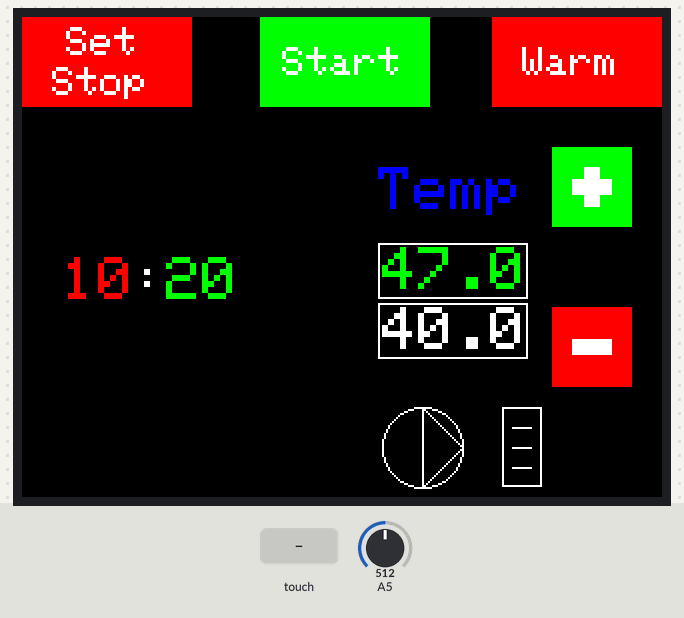
Bench run of a sketch on a simulated Arduino Uno, built with avr-gcc and run on an emulated ATmega328P. On the bench: 320×240 colour display. The inputs (shaded band) are chosen by the test bench; at power-on: A5 = 512. What the sketch prints to the serial monitor is not drawn.

Above: at 1.4 s.
1.5 s: touch panel pressed at 13 % / 50 % of its raw x / y range
At 3.4 s:
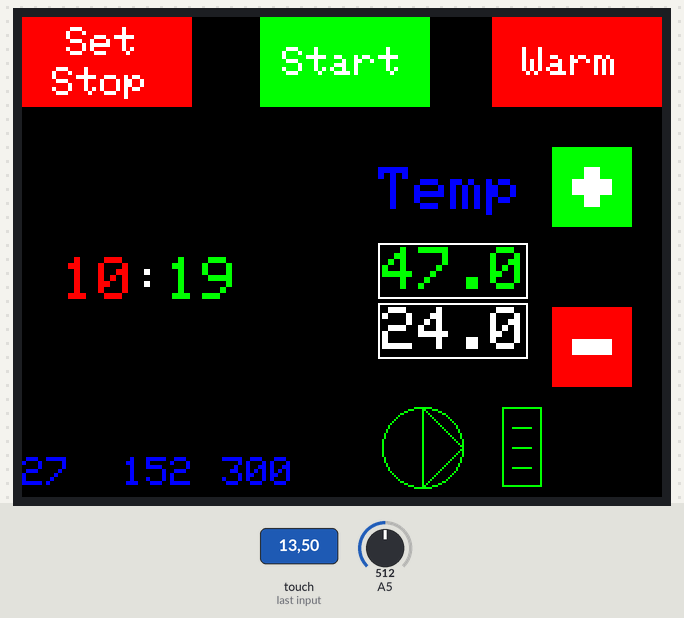
4.6 s: touch panel pressed at 13 % / 90 % of its raw x / y range
At 5.3 s:
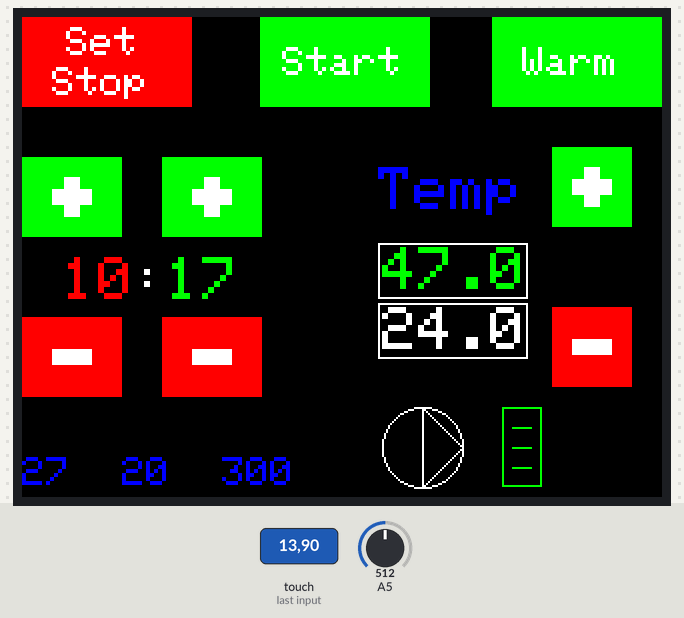
7.7 s: A5 set to 716
At 9.5 s:
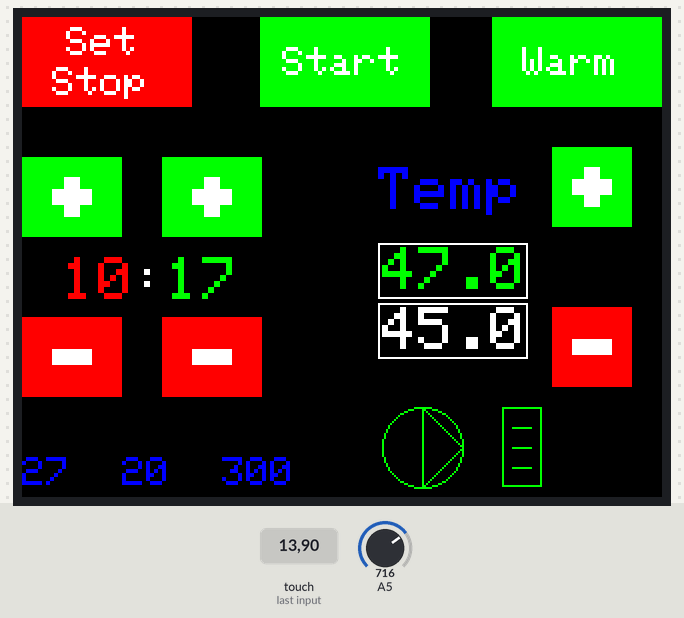
10.0 s: A5 set to 900
At 12.1 s:
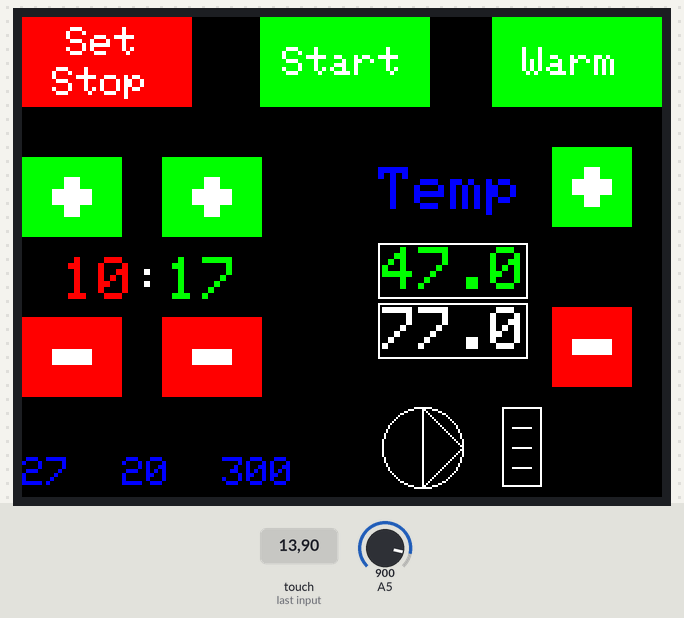
12.5 s: A5 set to 1010
At 13.3 s:
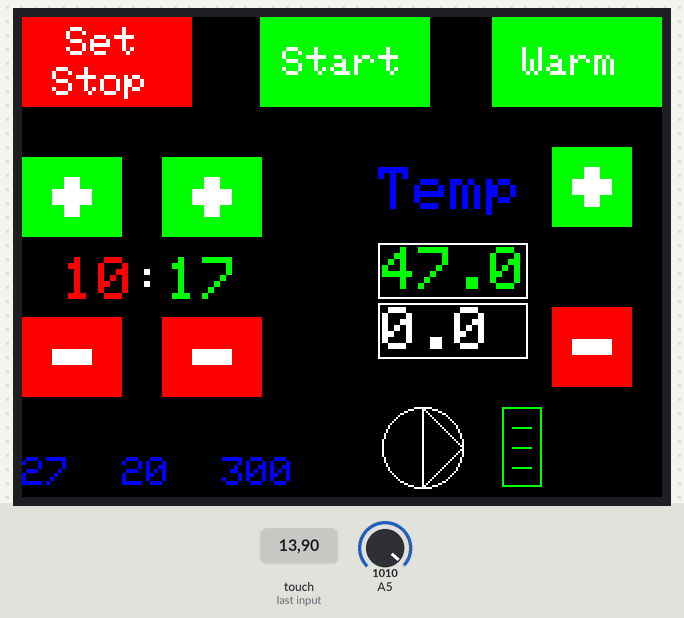
Timing chart, 0 to 15.0 s (numbered marks = the images above; inputs shaded):
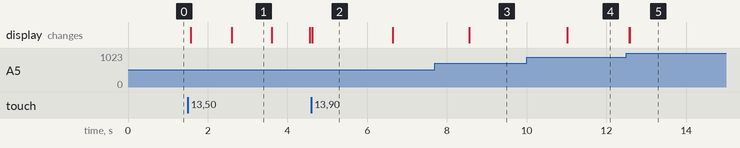

The sketch:

Etching_Timer.ino
```cpp
/*
Codes for RF 433 MHZ
Received 5431983 / 24bit Protocol: 1 1 ON
Received 5431982 / 24bit Protocol: 1 1 OFF
Received 5431981 / 24bit Protocol: 1 2 ON
Received 5431980 / 24bit Protocol: 1 2 OFF
Received 5431979 / 24bit Protocol: 1 3 ON
Received 5431978 / 24bit Protocol: 1 3 OFF
Received 5431975 / 24bit Protocol: 1 4 ON
Received 5431974 / 24bit Protocol: 1 4 OFF
*/


#include <Adafruit_GFX.h>    // Core graphics library from GFX-AndroLociciels (Local Libraris)
#include <Adafruit_TFTLCD.h> // Hardware-specific library from TFTLCD-AndroLogiciels (Local Libraris) use for Arduino UNO
#include <TouchScreen.h>     // Touch library from TouchScreenLibrarymaster (Local Libraris)
#include <TimerOne.h> // Timer
#include <Thermistor100k.h>
#include <RCSwitch.h> //Transmitting 433 MHZ

//-- Calibrates value
#define CalX 0
#define CalY 0
#define Sens 300
//240x320
//-- These are the pins for the shield!
#define YP A2 //A1
#define XM A1 //A2
#define YM 6   //7
#define XP 7   //6
//-- Screen coordinates 240 x 320 resolution
#define TS_MINX  140
#define TS_MINY  90
#define TS_MAXX  880
#define TS_MAXY  887
//-- Init TouchScreen :
TouchScreen ts = TouchScreen(XP, YP, XM, YM, Sens);
//-- LCD Pin
#define LCD_CS A3
#define LCD_CD A2
#define LCD_WR A1
#define LCD_RD A0
#define LCD_RESET A4 // Optional : otherwise connect to Arduino's reset pin
//-- Assign human-readable names to some common 16-bit color values:
#define	BLACK   0x0000
#define	BLUE     0x001F
#define	RED    0xF800
#define	GREEN   0x07E0
#define CYAN    0xFFE0
#define MAGENTA 0xF81F
#define YELLOW  0x07FF
#define WHITE   0xFFFF
#define pump_intervall_on 5 //in seconds
#define pump_intervall_off 120 //in seconds
#define hysterese 3 // Hysterese für Heizzstab in Kelvin


long uptime;
long second_pump_intervall=0;
int second=620;
int second_check;
int second_modulo;
int minute;
int saved_time;
int secondcount0=0;
int secondcount1=0;
double temp_target=47.0;
double temp_last=40.0;
boolean stop_timer=true;
boolean set_timer=false;
boolean time_changed=true; //show default countdown
boolean pump_on=false;
boolean pump_status=true;
boolean pump_status_rc=false;
boolean pump_status_rc1=false;
boolean warm=false;
boolean heat_status=true;
boolean heat_on=false;
boolean heat_status_rc=false;
boolean heat_status_rc1=false;
boolean etching=false;
Thermistor100k thermo;
RCSwitch mySwitch = RCSwitch();


//-- Init LCD
Adafruit_TFTLCD tft(LCD_CS, LCD_CD, LCD_WR, LCD_RD, LCD_RESET); //for Uno
//-- Setup
void setup(void) {


// Transmitter is connected to Arduino Pin #12 (PB4)
  mySwitch.enableTransmit(12);

  Timer1.initialize();                  // Initialise timer 1
  Timer1.attachInterrupt( Countdown );           // attach the ISR routine here


  Serial.begin(9600);
  tft.reset();
  tft.begin(0x9341);
  tft.fillScreen(BLACK);
  tft.setRotation(1);


  tft.drawRect(0, 0, 85, 45, RED);
  tft.fillRect(0, 0, 85, 45, RED);
  tft.setCursor(22, 5);
  tft.setTextColor(WHITE);
  tft.setTextSize(2);
  tft.println("Set");
  tft.setCursor(15, 25);
  tft.println("Stop");

  tft.drawRect(119, 0, 85, 45, GREEN);
  tft.fillRect(119, 0, 85, 45, GREEN);
  tft.setCursor(130, 15);
  tft.setTextColor(WHITE);
  tft.setTextSize(2);
  tft.println("Start");

  tft.drawRect(235, 0, 85, 45, RED);
  tft.fillRect(235, 0, 85, 45, RED);
  tft.setCursor(250, 15);
  tft.setTextColor(WHITE);
  tft.setTextSize(2);
  tft.println("Warm");

  tft.fillRect(178, 65, 60, 25, BLACK);
  tft.setCursor(178, 75);
  tft.setTextColor(BLUE, BLACK);
  tft.setTextSize(3);
  tft.print("Temp");

  //Target Temp
  tft.setCursor(180, 115);
  tft.fillRect(178, 113, 75, 28, BLACK);
  tft.drawRect(178, 113, 75, 28, WHITE);
  tft.setTextColor(GREEN, BLACK);
  tft.setTextSize(3);
  tft.println(temp_target, 1);

  //actual Temp
  tft.setCursor(180, 145);
  tft.fillRect(178, 143, 75, 28, BLACK);
  tft.drawRect(178, 143, 75, 28, WHITE);
  tft.setTextColor(WHITE, BLACK);
  tft.setTextSize(3);
  tft.println(temp_last, 1);

  tft.fillRect(265, 65, 40, 40, GREEN);
  tft.fillRect(275, 81, 20, 8, WHITE);
  tft.fillRect(281, 75, 8, 20, WHITE);

  tft.fillRect(265, 145, 40, 40, RED);
  tft.fillRect(275, 161, 20, 8, WHITE);


  pinMode(13, OUTPUT);
}

#define MINPRESSURE 10
#define MAXPRESSURE 1000

void Countdown()
{
  uptime++;
  if (!stop_timer){
  second=second -1;
  if (second<1){
  etching=false;
  warm=true;
  stop_timer=true;
  second=saved_time;
  }
  }
}


void loop()
{

  if (uptime!=secondcount1){
    secondcount1=uptime;
    Serial.print("\n");
    Serial.print(uptime, DEC);
    Serial.print(";");
    Serial.print(thermo.get_temp(5), DEC);
    Serial.print(";");
    Serial.print(pump_on, DEC);
    Serial.print(";");
    Serial.print(heat_on, DEC);

    if (heat_on==true){
      mySwitch.send(5431981, 24);
  }

   else
   {
        mySwitch.send(5431980, 24);
    }

  delay(100);


  //actual Temp
  tft.setCursor(180, 145);
  tft.fillRect(178, 143, 75, 28, BLACK);
  tft.drawRect(178, 143, 75, 28, WHITE);
  tft.setTextColor(WHITE, BLACK);
  tft.setTextSize(3);
  tft.println(thermo.get_temp(5), 1);
  }


  digitalWrite(13, HIGH);
  TSPoint p = ts.getPoint();
  digitalWrite(13, LOW);

  // if sharing pins, you'll need to fix the directions of the touchscreen pins
  //pinMode(XP, OUTPUT);
  pinMode(XM, OUTPUT);
  pinMode(YP, OUTPUT);
  //pinMode(YM, OUTPUT);

  // we have some minimum pressure we consider 'valid'
  // pressure of 0 means no pressing!

  if (p.z > MINPRESSURE && p.z < MAXPRESSURE) {

    // scale from 0->1023 to tft.width
    //Original code, contain bug (inverted coordinate)
    //Code below to fix the bug of inverted coordinates
   p.x = map(p.x, TS_MINX, TS_MAXX, 0, 240);
   p.y = map(p.y, TS_MINY, TS_MAXY, 320, 0);


    //Correct offset of touch. Manual calibration
    p.x+=CalX;
    p.y+=CalY;


  if (p.x >0 && p.x<40 && p.y > 0 && p.y < 85) { //Set Countdown
  stop_timer=true;
  set_timer=true;
  etching=false;
  tft.fillRect(0, 70, 50, 40, GREEN);
  tft.fillRect(15, 86, 20, 8, WHITE);
  tft.fillRect(21, 80, 8, 20, WHITE);

  tft.fillRect(0, 150, 50, 40, RED);
  tft.fillRect(15, 166, 20, 8, WHITE);

  tft.fillRect(70, 70, 50, 40, GREEN);
  tft.fillRect(85, 86, 20, 8, WHITE);
  tft.fillRect(91, 80, 8, 20, WHITE);

  tft.fillRect(70, 150, 50, 40, RED);
  tft.fillRect(85, 166, 20, 8, WHITE);

  warm=true;
  pump_on=false;
  tft.drawRect(235, 0, 85, 45, GREEN);
  tft.fillRect(235, 0, 85, 45, GREEN);
  tft.setCursor(250, 15);
  tft.setTextColor(WHITE);
  tft.setTextSize(2);
  tft.println("Warm");
  }


  if (p.x >0 && p.x<40 && p.y > 119 && p.y < 204) { //start etching
  stop_timer=false;
  set_timer=false;
  etching=true;
  tft.fillRect(0, 70, 50, 40, BLACK);
  tft.fillRect(0, 150, 50, 40, BLACK);
  tft.fillRect(70, 70, 50, 40, BLACK);
  tft.fillRect(70, 150, 50, 40, BLACK);

  warm=false;
  tft.drawRect(235, 0, 85, 45, RED);
  tft.fillRect(235, 0, 85, 45, RED);
  tft.setCursor(250, 15);
  tft.setTextColor(WHITE);
  tft.setTextSize(2);
  tft.println("Warm");

  }

  if (p.x >0 && p.x<50 && p.y > 235 && p.y < 320) {  //start or stop warm
  if (etching==true)
  {
  }
  else
  {
  warm = !warm;
  if (warm==true)
  {
  tft.drawRect(235, 0, 85, 45, GREEN);
  tft.fillRect(235, 0, 85, 45, GREEN);
  tft.setCursor(250, 15);
  tft.setTextColor(WHITE);
  tft.setTextSize(2);
  tft.println("Warm");
  }
  else
  {
  tft.drawRect(235, 0, 85, 45, RED);
  tft.fillRect(235, 0, 85, 45, RED);
  tft.setCursor(250, 15);
  tft.setTextColor(WHITE);
  tft.setTextSize(2);
  tft.println("Warm");
  }
  }
  }

  tft.fillRect(0, 220, 150, 20, BLACK);


  tft.setCursor(0, 220);
  tft.setTextColor(BLUE, BLACK);
  tft.setTextSize(2);
  tft.print(p.x, DEC);

  tft.setCursor(50, 220);
  tft.setTextColor(BLUE, BLACK);
  tft.setTextSize(2);
  tft.print(p.y, DEC);

  tft.setCursor(100, 220);
  tft.setTextColor(BLUE, BLACK);
  tft.setTextSize(2);
  tft.print(p.z, DEC);

  }

  if (second_check!=second){
  minute=second/60;
  second_modulo= second % 60;
  tft.fillRect(0, 120, 150, 25, BLACK);
  tft.setCursor(20, 120);
  tft.setTextColor(RED, BLACK);
  tft.setTextSize(3);
  if (minute<10){
  tft.print("0");
  tft.setCursor(39, 120);
  }
  tft.print(minute, DEC);
  tft.setCursor(55, 120);
  tft.setTextColor(WHITE, BLACK);
  tft.print(":");
  tft.setCursor(72, 120);
  tft.setTextColor(GREEN, BLACK);
  if (second_modulo<10){
  tft.setCursor(72, 120);
  tft.print("0");
  tft.setCursor(91, 120);
  }
  if (second_modulo>=10){
  tft.setCursor(72, 120);
  }
  tft.print(second_modulo, DEC);
  time_changed=false;
  }
  second_check=second;

  if (p.x >70 && p.x<110 && p.y > 0 && p.y < 50 && set_timer==true){
  second=second+60;
  saved_time=second;
  }

  if (p.x >150 && p.x<190 && p.y > 0 && p.y < 50 && set_timer==true){
  second=second-60;
  saved_time=second;
  }

   if (p.x >70 && p.x<110 && p.y > 70 && p.y < 120 && set_timer==true){
  second++;
  saved_time=second;
  }

  if (p.x >150 && p.x<190 && p.y > 70 && p.y < 120 && set_timer==true){
  second--;
  saved_time=second;
  }

  if (p.x >65 && p.x<105 && p.y > 265 && p.y < 305){
  temp_target=temp_target+0.1;
  tft.setCursor(180, 115);
  tft.fillRect(178, 113, 75, 28, BLACK);
  tft.drawRect(178, 113, 75, 28, WHITE);
  tft.setTextColor(GREEN, BLACK);
  tft.setTextSize(3);
  tft.println(temp_target, 1);
  }

  if (p.x >145 && p.x<185 && p.y > 265 && p.y < 305){
  temp_target=temp_target-0.1;
  tft.setCursor(180, 115);
  tft.fillRect(178, 113, 75, 28, BLACK);
  tft.drawRect(178, 113, 75, 28, WHITE);
  tft.setTextColor(GREEN, BLACK);
  tft.setTextSize(3);
  tft.println(temp_target, 1);
  }

  if (pump_status!=pump_on){
  if (pump_on)
  {
  tft.drawCircle(200, 215, 20, GREEN);
  tft.drawTriangle(200,235,200,195,220,215, GREEN);
  }
  else
  {
  tft.drawCircle(200, 215, 20, WHITE);
  tft.drawTriangle(200,235,200,195,220,215, WHITE);
  }
  pump_status=pump_on;
  }

  if (heat_status!=heat_on){
  if (heat_on)
  {
  tft.drawRect(240,195,20,40,GREEN);
  tft.drawFastHLine(245,205,10, GREEN);
  tft.drawFastHLine(245,215,10, GREEN);
  tft.drawFastHLine(245,225,10, GREEN);
  }
  else
  {
  tft.drawRect(240,195,20,40,WHITE);
  tft.drawFastHLine(245,205,10, WHITE);
  tft.drawFastHLine(245,215,10, WHITE);
  tft.drawFastHLine(245,225,10, WHITE);
  }
  heat_status=heat_on;
  }

  if (etching==true or warm==true){
    if (thermo.get_temp(5)<=(temp_target - hysterese) or thermo.get_temp(5)>= (temp_target + hysterese))
    {
  if (thermo.get_temp(5)<temp_target)
  {
    heat_on=true;
  }
  else
  {
   heat_on=false;
  }
    }
  if (warm==true)
  {
    if (uptime>=second_pump_intervall+pump_intervall_on){
    second_pump_intervall=uptime;
    pump_on=!pump_on;
    if (pump_on==false){
      second_pump_intervall=second_pump_intervall+pump_intervall_off-pump_intervall_on;
    }

  }
  }
  }
  else
  {
    heat_on=false;
    pump_on=false;
  }

  if (etching==true){
  pump_on=true;
  }

  if (pump_on==true){
    pump_status_rc=true;
    if (pump_status_rc!=pump_status_rc1){
      mySwitch.send(5431983, 24);
      pump_status_rc1=pump_status;
      //Serial.print("pump_on");
    }
  }

   else
   {
   pump_status_rc=false;
    if (pump_status_rc!=pump_status_rc1){
     mySwitch.send(5431982, 24);
     pump_status_rc1=pump_status;
     //Serial.print("pump_off");
    }
   }


}
```

Measured:
- after the input at 1.5 s, the display: first changes after 0.08 s (image 1 shows a later state)
- after the input at 4.6 s, the display: changes at once (image 2)
- after the input at 7.7 s, the display: changes after 0.86 s (image 3)
- after the input at 10.0 s, the display: changes after 1.0 s (image 4)
- after the input at 12.5 s, the display: first changes after 0.08 s (image 5 shows a later state)
- what the display in image 2 shows lasts 2.0 s, from 4.6 s to 6.6 s
